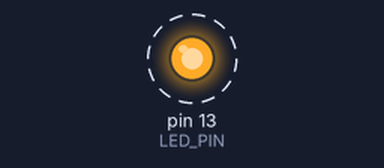
The sketch below on a simulated Arduino Uno, built with avr-gcc and run on an emulated ATmega328P. Parts: output pins drawn as LEDs (lit = HIGH). Dashed ring = blinking.

Above: at 0.2 s.
Timing chart, 0 to 3.0 s (numbered marks = the images above):
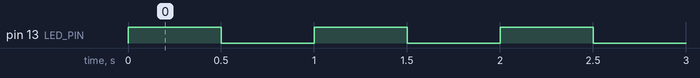

Measured:
- by itself, pin 13 (LED_PIN): alternates HIGH for 0.50 s and LOW for 0.50 s

The sketch:

BlinkOOP.ino
```cpp
/*
	File Name:			BlinkOOP.ino
	Date Created:   	January 18, 2025
    Embedded Engineer:  Bien Carlo Halili
    Project Description:
    	This project blinks an LED.
*/

class LED
{
  private:
  int pin;
  public:
  // Constructor Definition
  LED(int pin)
  {
    this->pin = pin;
    initialize();
    off();
  }

  // Getters
  int getPin()
  {
    return this->pin;
  }
  // Setters
  void setPin(int pin)
  {
    this->pin = pin;
  }

  // Member Functions
  void initialize() { pinMode(this->pin, OUTPUT); }
  void on() { digitalWrite(this->pin, HIGH); }
  void off() { digitalWrite(this->pin, LOW); }
};

// Global Variable/Object Declarations
#define LED_PIN 13
#define TIME 500
LED led(LED_PIN);

void setup()
{
  // Put your code here that will only run once.

}

void loop()
{
  // Put your code here that will run forever unless project stopped.
  led.on();
  delay(TIME);
  led.off();
  delay(TIME);
}
```
